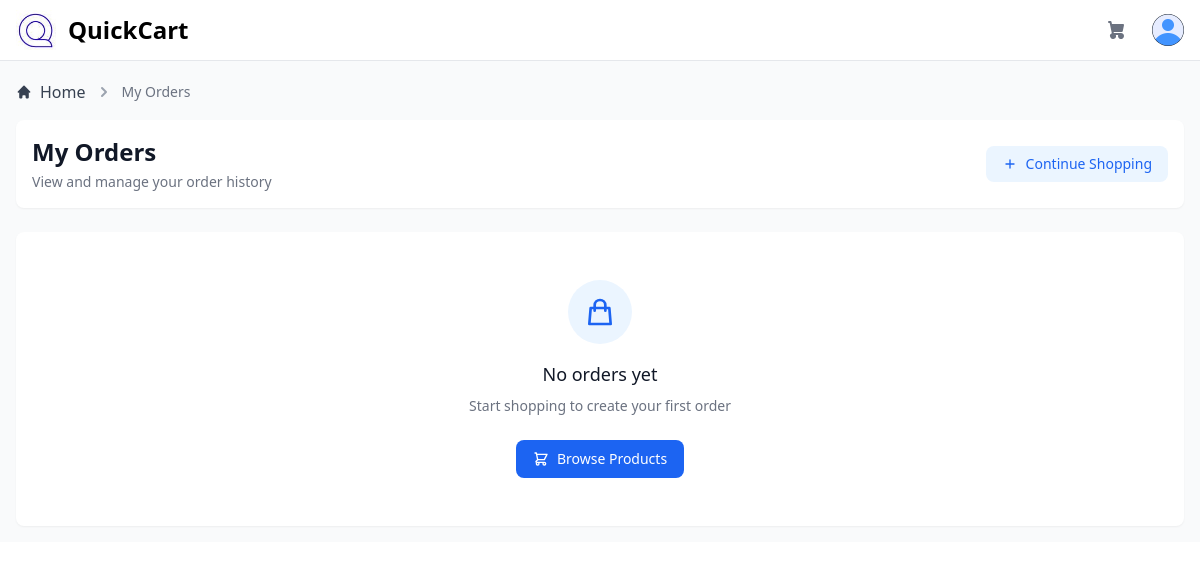
The app's page /orders (signed in), older data.
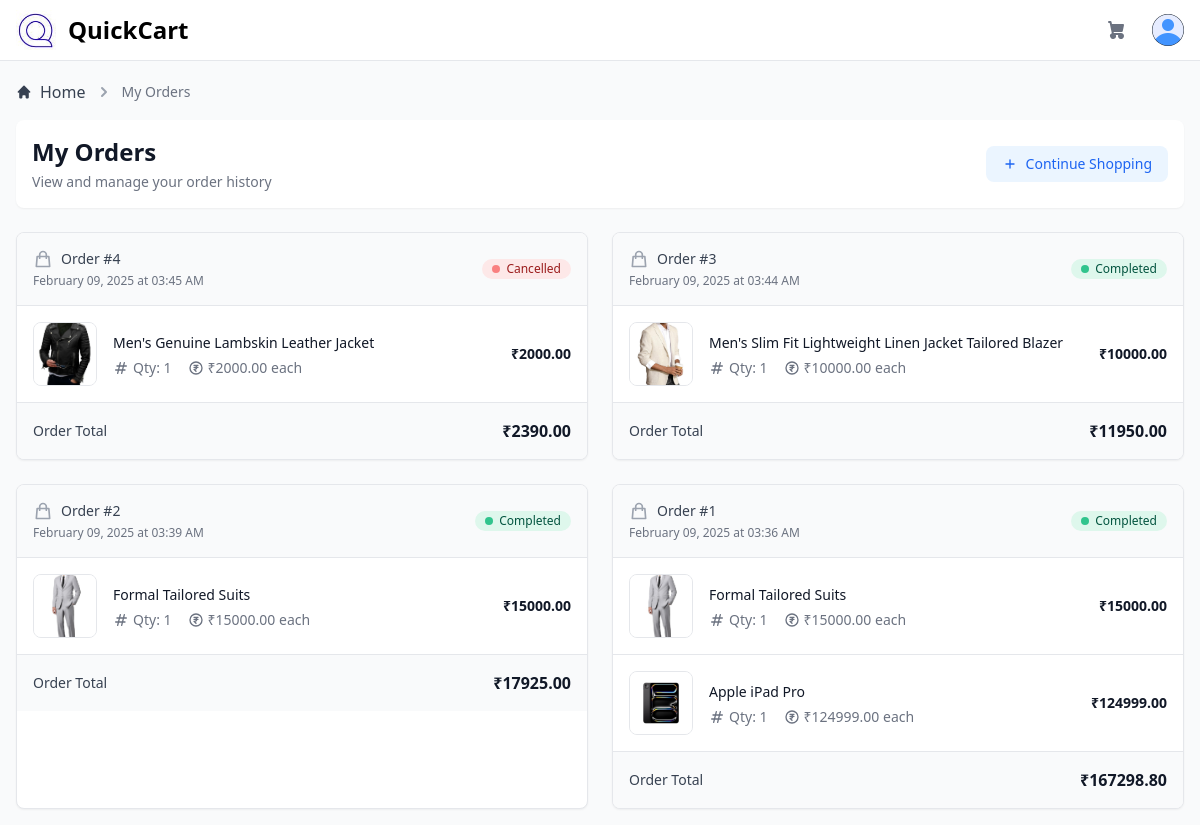
The same page, newer data.
### app.py (models this page shows)
class Order(db.Model):
    __tablename__ = "order"
    id = db.Column(db.Integer, primary_key=True)
    user_id = db.Column(db.Integer, db.ForeignKey("user_database.id"), nullable=False)
    total_price = db.Column(db.Float, nullable=False)
    status = db.Column(db.String(50), default="Pending")
    created_at = db.Column(
        db.DateTime,
        default=lambda: datetime.now(timezone("Asia/Kolkata")),
        nullable=False,
    )

class OrderItem(db.Model):
    __tablename__ = "order_item"
    id = db.Column(db.Integer, primary_key=True)
    order_id = db.Column(db.Integer, db.ForeignKey("order.id"), nullable=False)
    product_id = db.Column(db.Integer, db.ForeignKey("product.id"), nullable=False)
    quantity = db.Column(db.Integer, nullable=False)
    price = db.Column(db.Float, nullable=False)  # Store price at the time of purchase
    order = db.relationship("Order", backref="order_items", lazy=True)
    product = db.relationship("Product", backref="order_items", lazy=True)

class Product(db.Model):
    __tablename__ = "product"
    id = db.Column(db.Integer, primary_key=True)
    name = db.Column(db.String(200), nullable=False)
    description = db.Column(db.Text, nullable=False)
    price = db.Column(db.Float, nullable=False)
    category = db.Column(db.String(100), nullable=False)
    rating = db.Column(db.Float, default=0)
    stock = db.Column(db.Integer, default=0)
    image = db.Column(db.String(150), nullable=True)
    created_at = db.Column(db.DateTime, default=datetime.now(timezone("Asia/Kolkata")))
    earning = db.Column(db.Float, default=0)
    supplier_id = db.Column(
        db.Integer, db.ForeignKey("user_database.id"), nullable=False
    )
    reviews = db.relationship("Review", backref="product", lazy=True)
    cart_items = db.relationship("CartItem", backref="product", lazy=True)

### app.py (the view)
@app.route("/orders")
@login_required
def orders():
    user_orders = Order.query.filter_by(user_id=current_user.id)\
        .order_by(Order.created_at.desc())\
        .all()
    min_price = db.session.query(func.min(Product.price)).scalar() or 0
    max_price = db.session.query(func.max(Product.price)).scalar() or 10000
    return render_template("users/orders.html",
                         orders=user_orders,
                         user=current_user,
                         min_price=min_price,
                         max_price=max_price)

### app.py (called while the page is built)
@login_manager.user_loader
def load_user(user_id):
    return UserDatabase.query.get(int(user_id))

@app.context_processor
def inject_cart_data():
    cart_items = []
    cart_count = 0
    if current_user.is_authenticated:
        cart_items = CartItem.query.filter_by(user_id=current_user.id).all()
        cart_count = sum(item.quantity for item in cart_items)
    return dict(cart_items=cart_items, cart_count=cart_count)

@app.context_processor
def inject_cart_data():
    cart_items = []
    cart_count = 0
    if current_user.is_authenticated:
        cart_items = CartItem.query.filter_by(user_id=current_user.id).all()
        cart_count = sum(item.quantity for item in cart_items)
    return dict(cart_items=cart_items, cart_count=cart_count)

### templates/users/orders.html (shortened to what the changed rows need)
{% extends "layout.html" %}
{% block content %}
<div class="p-4 bg-white rounded-lg shadow-sm mb-6 dark:bg-gray-800">
  <div class="flex items-center justify-between">
    <div>
      <h1 class="text-xl font-semibold text-gray-900 sm:text-2xl dark:text-white">My Orders</h1>
    </div>
  </div>
</div>
<div class="grid grid-cols-1 md:grid-cols-2 gap-6">
  {% if orders %}
    {% for order in orders %}
    <div class="bg-white rounded-lg shadow-sm overflow-hidden border border-gray-200 hover:border-gray-300 transition-colors dark:bg-gray-800 dark:border-gray-700 dark:hover:border-gray-600">
      <div class="p-4 bg-gray-50 border-b border-gray-200 dark:bg-gray-800/50 dark:border-gray-700">
        <div class="flex flex-wrap items-center justify-between gap-2">
          <div>
            <div class="flex items-center gap-2">
              <svg class="w-5 h-5 text-gray-400" fill="none" stroke="currentColor" viewBox="0 0 24 24">
                <path stroke-linecap="round" stroke-linejoin="round" stroke-width="2" d="M16 11V7a4 4 0 00-8 0v4M5 9h14l1 12H4L5 9z"/>
              </svg>
              <p class="text-sm font-medium text-gray-700 dark:text-gray-300">Order #{{ order.id }}</p>
            </div>
            <p class="mt-1 text-xs text-gray-500 dark:text-gray-400">
              {{ order.created_at.strftime('%B %d, %Y at %I:%M %p') }}
            </p>
          </div>
          <div class="flex items-center gap-3">
            <span class="inline-flex items-center px-2.5 py-0.5 rounded-full text-xs font-medium
              {% if order.status == 'Pending' %}
                bg-yellow-100 text-yellow-800 dark:bg-yellow-900/30 dark:text-yellow-500
              {% elif order.status == 'Completed' %}
                bg-green-100 text-green-800 dark:bg-green-900/30 dark:text-green-500
              {% elif order.status == 'Cancelled' %}
                bg-red-100 text-red-800 dark:bg-red-900/30 dark:text-red-500
              {% endif %}
            ">
              <span class="flex w-2 h-2 mr-1.5 rounded-full
                {% if order.status == 'Pending' %}
                  bg-yellow-400
                {% elif order.status == 'Completed' %}
                  bg-green-400
                {% elif order.status == 'Cancelled' %}
                  bg-red-400
                {% endif %}
              "></span>
              {{ order.status }}
            </span>
          </div>
        </div>
      </div>
      <div class="divide-y divide-gray-200 dark:divide-gray-700">
        {% for item in order.order_items %}
        <div class="p-4">
          <div class="flex items-center gap-4">
            <div class="flex-shrink-0">
              {% if item.product.image %}
                <img class="w-16 h-16 rounded-lg object-cover border border-gray-200 dark:border-gray-700"
                     src="{{ url_for('static', filename='dist/product_images/' + item.product.image) }}"
                     alt="{{ item.product.name }}">
              {% else %}
                <div class="w-16 h-16 bg-gray-100 rounded-lg border border-gray-200 dark:bg-gray-700 dark:border-gray-600"></div>
              {% endif %}
            </div>
            <div class="flex-1 min-w-0">
              <a href="{{ url_for('product_page', product_id=item.product.id) }}"
                 class="text-sm font-medium text-gray-900 hover:text-blue-600 dark:text-white dark:hover:text-blue-400">
                {{ item.product.name }}
              </a>
              <div class="mt-1 flex items-center gap-4 text-sm text-gray-500 dark:text-gray-400">
                <span class="flex items-center">
                  <svg class="w-4 h-4 mr-1" fill="none" stroke="currentColor" viewBox="0 0 24 24">
                    <path stroke-linecap="round" stroke-linejoin="round" stroke-width="2" d="M7 20l4-16m2 16l4-16M6 9h14M4 15h14"/>
                  </svg>
                  Qty: {{ item.quantity }}
                </span>
                <span class="flex items-center">
                  <svg class="w-4 h-4 mr-1" fill="none" stroke="currentColor" viewBox="0 0 24 24">
                    <path stroke-linecap="round" stroke-linejoin="round" stroke-width="2" d="M9 8h6m-5 0a3 3 0 110 6H9l3 3m-3-6h6m6 1a9 9 0 11-18 0 9 9 0 0118 0z"/>
                  </svg>
                  ₹{{ "%.2f"|format(item.price) }} each
                </span>
              </div>
            </div>
            <div class="text-right">
              <p class="text-sm font-semibold text-gray-900 dark:text-white">
                ₹{{ "%.2f"|format(item.price * item.quantity) }}
              </p>
            </div>
          </div>
        </div>
        {% endfor %}
      </div>
      <div class="p-4 bg-gray-50 dark:bg-gray-800/50 border-t border-gray-200 dark:border-gray-700">
        <div class="flex justify-between items-center">
          <span class="text-sm font-medium text-gray-700 dark:text-gray-300">Order Total</span>
          <span class="text-base font-semibold text-gray-900 dark:text-white">₹{{ "%.2f"|format(order.total_price) }}</span>
        </div>
      </div>
    </div>
    {% endfor %}
  {% else %}
    <div class="col-span-2">
      <div class="text-center py-12 px-4 bg-white rounded-lg shadow-sm dark:bg-gray-800">
        <div class="inline-flex items-center justify-center w-16 h-16 rounded-full bg-blue-50 dark:bg-blue-900/20 mb-4">
          <svg class="w-8 h-8 text-blue-600 dark:text-blue-400" fill="none" stroke="currentColor" viewBox="0 0 24 24">
            <path stroke-linecap="round" stroke-linejoin="round" stroke-width="2" d="M16 11V7a4 4 0 00-8 0v4M5 9h14l1 12H4L5 9z"/>
          </svg>
        </div>
        <h3 class="text-lg font-medium text-gray-900 dark:text-white">No orders yet</h3>
        <p class="mt-2 text-sm text-gray-500 dark:text-gray-400">Start shopping to create your first order</p>
        <div class="mt-6">
          <a href="{{ url_for('home') }}"
             class="inline-flex items-center px-4 py-2 border border-transparent text-sm font-medium rounded-lg text-white bg-blue-600 hover:bg-blue-700 focus:outline-none focus:ring-2 focus:ring-offset-2 focus:ring-blue-500 dark:focus:ring-offset-gray-800">
            <svg class="w-4 h-4 mr-2" fill="none" stroke="currentColor" viewBox="0 0 24 24">
              <path stroke-linecap="round" stroke-linejoin="round" stroke-width="2" d="M3 3h2l.4 2M7 13h10l4-8H5.4M7 13L5.4 5M7 13l-2.293 2.293c-.63.63-.184 1.707.707 1.707H17m0 0a2 2 0 100 4 2 2 0 000-4zm-8 2a2 2 0 11-4 0 2 2 0 014 0z"/>
            </svg>
            Browse Products
          </a>
        </div>
      </div>
    </div>
  {% endif %}
</div>
{% endblock %}

Row changes from the older to the newer data that the page shows:
added Order: id "4", created_at "February 09, 2025 at 03:45 AM", status "Cancelled", total_price "2390.00"
added OrderItem: image (picture), product.name "Men's Genuine Lambskin Leather Jacket", quantity "1", price "2000.00", item.price*item.quantity "2000.00", shown under "4"
added Order: id "3", created_at "February 09, 2025 at 03:44 AM", status "Completed", total_price "11950.00"
added OrderItem: image (picture), product.name "Men's Slim Fit Lightweight Linen Jacket Tailored Blazer", quantity "1", price "10000.00", item.price*item.quantity "10000.00", shown under "3"
added Order: id "2", created_at "February 09, 2025 at 03:39 AM", status "Completed", total_price "17925.00"
added OrderItem: image (picture), product.name "Formal Tailored Suits", quantity "1", price "15000.00", item.price*item.quantity "15000.00", shown under "2"
added Order: id "1", created_at "February 09, 2025 at 03:36 AM", status "Completed", total_price "167298.80"
added OrderItem: image (picture), product.name "Formal Tailored Suits", quantity "1", price "15000.00", item.price*item.quantity "15000.00"
added OrderItem: image (picture), product.name "Apple iPad Pro", quantity "1", price "124999.00", item.price*item.quantity "124999.00"
Text that changed along with them:
text no longer shown: "No orders yet Start shopping to create your first order Browse Products"
